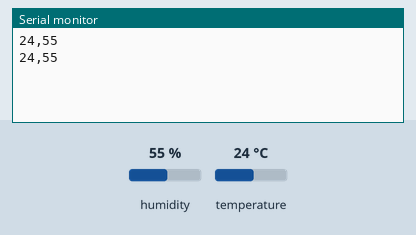
Simulated run of this sketch. Board: Arduino Uno, built with avr-gcc and run on an emulated ATmega328P. Shown: the last lines printed to the serial monitor. The inputs (shaded band) are chosen by the test bench; at power-on: humidity 55 %, temperature 24 °C.

Above: at 2.8 s.
2.9 s: humidity set to 22 %
At 4.8 s:
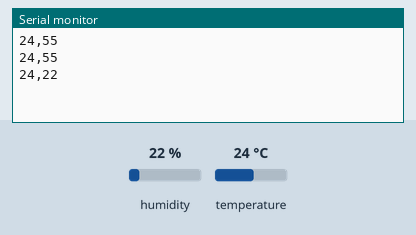
5.6 s: temperature set to 12 °C
At 7.2 s:
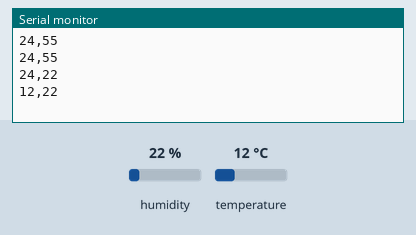
8.3 s: humidity set to 40 %
At 10.8 s:
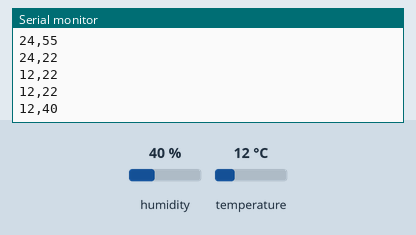
Timing chart, 0 to 12.3 s (numbered marks = the images above; inputs shaded):
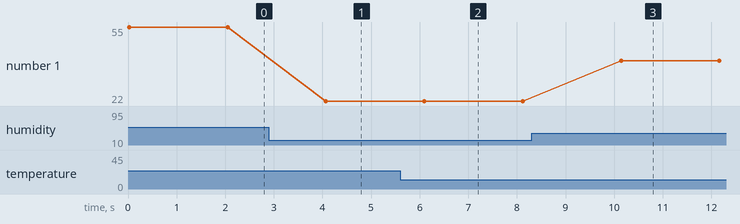

Measured:
- after the input at 2.9 s, the serial monitor: prints a new line after 1.2 s (image 1)
- after the input at 5.6 s, the serial monitor: prints a new line after 0.49 s (image 2)
- after the input at 8.3 s, the serial monitor: prints a new line after 1.8 s (image 3)
- plotted number 1: 55 → 22 after the input at 2.9 s, 22 → 40 after the input at 8.3 s

The sketch:

DHT11_arduino.ino
```cpp
#include <dht.h>
dht DHT; // obiect al clasei DHT
#define DHT11PIN 7 // pinul pe care este conectat senzorul

void setup(){
   Serial.begin(9600); // initializare comunicatie seriala
}

void loop()
{
  int chk = DHT.read11(DHT11PIN); // citire senzor

  Serial.print(DHT.temperature,0); // afisare temperatura
  Serial.print(","); // printare virgula
  Serial.print(DHT.humidity,0); // afisare umiditate
  Serial.println(); // linie noua
  delay(2000); // intarziere 2 secunde
}
```
